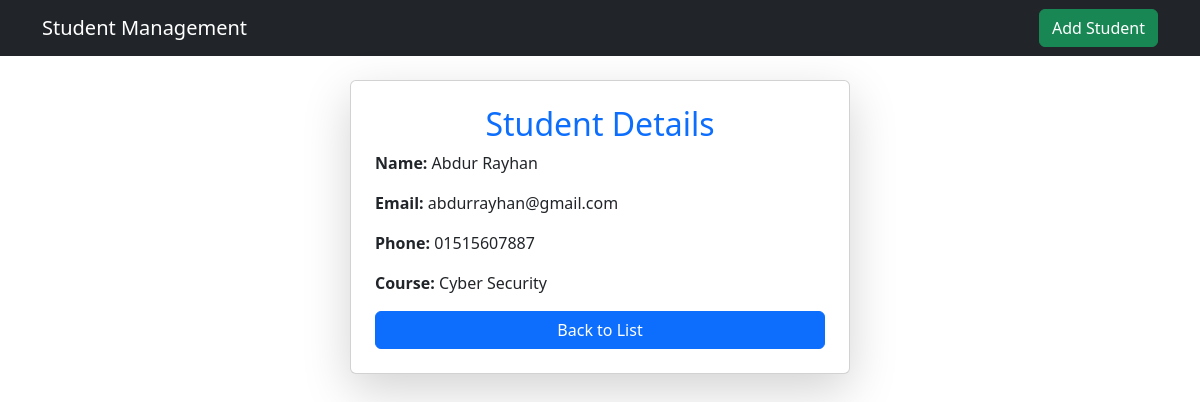
The page /detail/2/ on the database its author committed.
### students/models.py (models this page shows, shortened)
class Student(models.Model):
    COURSE_CHOICES = [
         ("Full Stack Web Development with Python and Django", "Full Stack Web Development with Python and Django"),
        ("Machine Learning", "Machine Learning"),
        ("Data Science", "Data Science"),
        ("Artificial Intelligence", "Artificial Intelligence"),
        ("Cyber Security", "Cyber Security"),
    ]
    name = models.CharField(max_length=100)
    email = models.EmailField(unique=True)
    phone = models.CharField(max_length=11)
    course = models.CharField(max_length=50, choices=COURSE_CHOICES)

### students/views.py (the view)
# urls.py: path('detail/<int:id>/', student_detail, name='student_detail'),
def student_detail(request, id):
    student = get_object_or_404(Student, id=id)
    return render(request, 'student_detail.html', {'student': student})

### students/templates/student_detail.html
{% extends "base.html" %}
{% block content %}
  <div class="card mx-auto shadow-lg p-4" style="max-width: 90%; width: 500px;">
      <h2 class="text-center text-primary">Student Details</h2>
      <p><strong>Name:</strong> {{ student.name }}</p>
      <p><strong>Email:</strong> {{ student.email }}</p>
      <p><strong>Phone:</strong> {{ student.phone }}</p>
      <p><strong>Course:</strong> {{ student.course }}</p>
      <a href="{% url 'student_list' %}" class="btn btn-primary">Back to List</a>
  </div>
{% endblock %}

### rows shown on the page
Student: name "Abdur Rayhan", email "abdurrayhan@gmail.com", phone "01515607887", course "Cyber Security"
